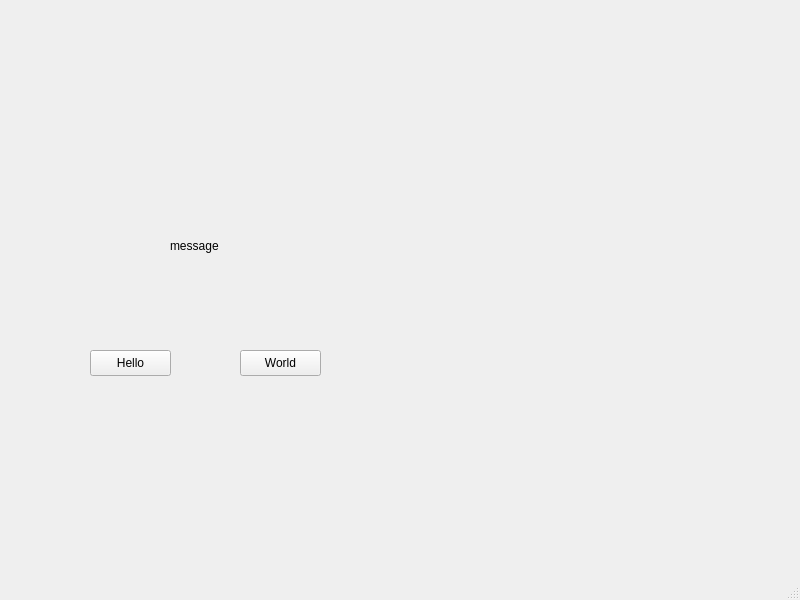
<?xml version="1.0" encoding="UTF-8"?>
<ui version="4.0">
 <class>MainWindow</class>
 <widget class="QMainWindow" name="MainWindow">
  <property name="geometry">
   <rect>
    <x>0</x>
    <y>0</y>
    <width>800</width>
    <height>600</height>
   </rect>
  </property>
  <property name="windowTitle">
   <string>MainWindow</string>
  </property>
  <widget class="QWidget" name="centralwidget">
   <widget class="QPushButton" name="pushButton">
    <property name="geometry">
     <rect>
      <x>90</x>
      <y>350</y>
      <width>81</width>
      <height>26</height>
     </rect>
    </property>
    <property name="text">
     <string>Hello</string>
    </property>
   </widget>
   <widget class="QPushButton" name="pushButton_2">
    <property name="geometry">
     <rect>
      <x>240</x>
      <y>350</y>
      <width>81</width>
      <height>26</height>
     </rect>
    </property>
    <property name="text">
     <string>World</string>
    </property>
   </widget>
   <widget class="QLabel" name="label">
    <property name="geometry">
     <rect>
      <x>170</x>
      <y>220</y>
      <width>81</width>
      <height>51</height>
     </rect>
    </property>
    <property name="text">
     <string>message</string>
    </property>
   </widget>
  </widget>
  <widget class="QMenuBar" name="menubar">
   <property name="geometry">
    <rect>
     <x>0</x>
     <y>0</y>
     <width>800</width>
     <height>33</height>
    </rect>
   </property>
  </widget>
  <widget class="QStatusBar" name="statusbar"/>
 </widget>
 <resources/>
 <connections>
  <connection>
   <sender>pushButton</sender>
   <signal>clicked()</signal>
   <receiver>label</receiver>
   <slot>update()</slot>
   <hints>
    <hint type="sourcelabel">
     <x>152</x>
     <y>386</y>
    </hint>
    <hint type="destinationlabel">
     <x>186</x>
     <y>269</y>
    </hint>
   </hints>
  </connection>
  <connection>
   <sender>pushButton_2</sender>
   <signal>clicked()</signal>
   <receiver>label</receiver>
   <slot>update()</slot>
   <hints>
    <hint type="sourcelabel">
     <x>279</x>
     <y>398</y>
    </hint>
    <hint type="destinationlabel">
     <x>221</x>
     <y>295</y>
    </hint>
   </hints>
  </connection>
 </connections>
</ui>
